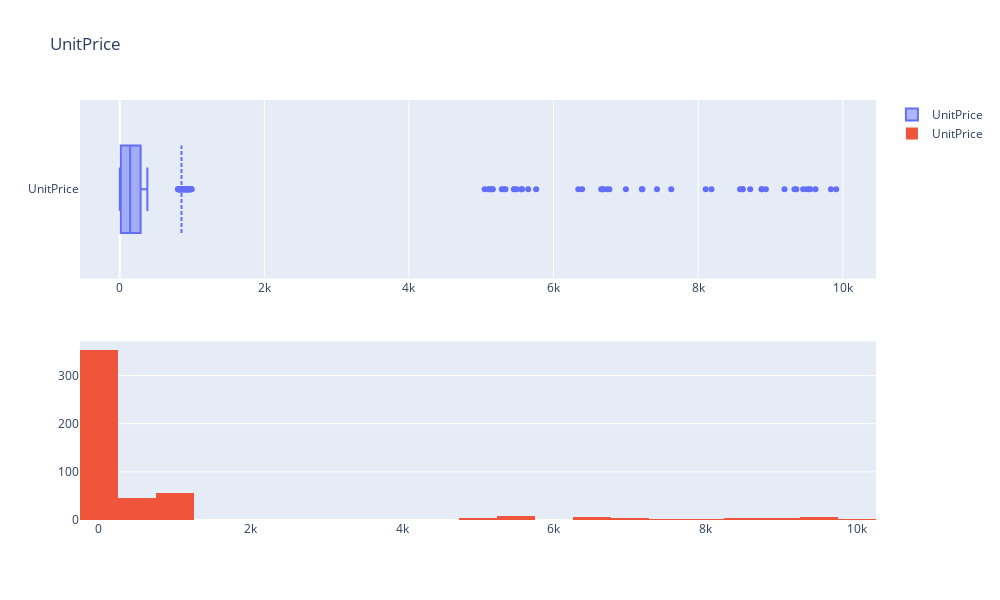

Notebook source saved alongside this figure:
### Code cell
make_box_hist(df['UnitPrice'])

### Figure 1 — Plotly figure (JSON) as saved in the notebook; plotly's stock layout.template omitted (floating-point values rounded to 4 significant figures; data arrays with more than 128 entries replaced by an {"elided": "..."} marker saying what was removed)
{"data": [{"boxmean": true, "name": "UnitPrice", "type": "box", "x": {"elided": "500 float values"}, "xaxis": "x", "yaxis": "y"}, {"name": "UnitPrice", "type": "histogram", "x": {"elided": "500 float values"}, "xaxis": "x2", "yaxis": "y2"}], "layout": {"height": 600, "title": {"text": "UnitPrice"}, "width": 1000, "xaxis": {"anchor": "y", "domain": [0, 1]}, "xaxis2": {"anchor": "y2", "domain": [0, 1]}, "yaxis": {"anchor": "x", "domain": [0.575, 1]}, "yaxis2": {"anchor": "x2", "domain": [0, 0.425]}}}
